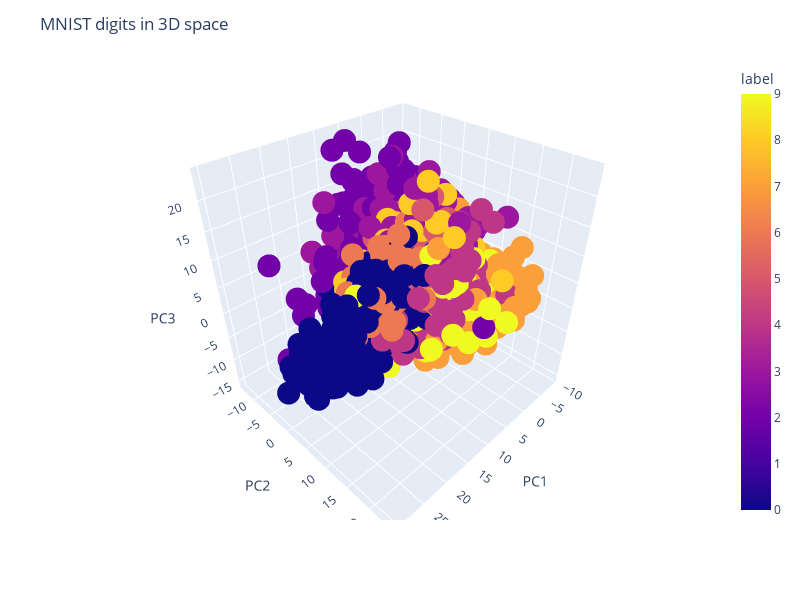

Notebook code for this chart:
### Markdown cell above
Since it is a image based data we should Standardise the data to exploit the sparsity (significant number of values = 0 ) of the data.

### Code cell
from sklearn.preprocessing import StandardScaler
from sklearn.decomposition import PCA

# Standardize the data
scaler = StandardScaler()
df_std = scaler.fit_transform(df)

# Apply PCA for 3 components
pca_3 = PCA(n_components=3)
df_pca = pca_3.fit_transform(df_std)

# Create a DataFrame for the reduced data
df_pca = pd.DataFrame(data=df_pca, columns=['PC1', 'PC2', 'PC3'])

# Concatenate the labels to the DataFrame
df_pca = pd.concat([df_pca, df[['label']]], axis=1)

# Plot the data in 3D space
fig = px.scatter_3d(df_pca, x='PC1', y='PC2', z='PC3', color='label')
fig.update_layout(title='MNIST digits in 3D space', autosize=False, width=800, height=600)
fig.show()

### Figure 1 — Plotly figure (JSON) as saved in the notebook; plotly's stock layout.template omitted (floating-point values rounded to 4 significant figures; data arrays with more than 128 entries replaced by an {"elided": "..."} marker saying what was removed)
{"data": [{"hovertemplate": "PC1=%{x}<br>PC2=%{y}<br>PC3=%{z}<br>label=%{marker.color}<extra></extra>", "legendgroup": "", "marker": {"color": {"elided": "10000 int values"}, "coloraxis": "coloraxis", "symbol": "circle"}, "mode": "markers", "name": "", "scene": "scene", "showlegend": false, "type": "scatter3d", "x": {"elided": "10000 float values"}, "y": {"elided": "10000 float values"}, "z": {"elided": "10000 float values"}}], "layout": {"autosize": false, "coloraxis": {"colorbar": {"title": {"text": "label"}}, "colorscale": [[0, "#0d0887"], [0.1111, "#46039f"], [0.2222, "#7201a8"], [0.3333, "#9c179e"], [0.4444, "#bd3786"], [0.5556, "#d8576b"], [0.6667, "#ed7953"], [0.7778, "#fb9f3a"], [0.8889, "#fdca26"], [1, "#f0f921"]]}, "height": 600, "legend": {"tracegroupgap": 0}, "margin": {"t": 60}, "scene": {"domain": {"x": [0, 1], "y": [0, 1]}, "xaxis": {"title": {"text": "PC1"}}, "yaxis": {"title": {"text": "PC2"}}, "zaxis": {"title": {"text": "PC3"}}}, "title": {"text": "MNIST digits in 3D space"}, "width": 800}}
